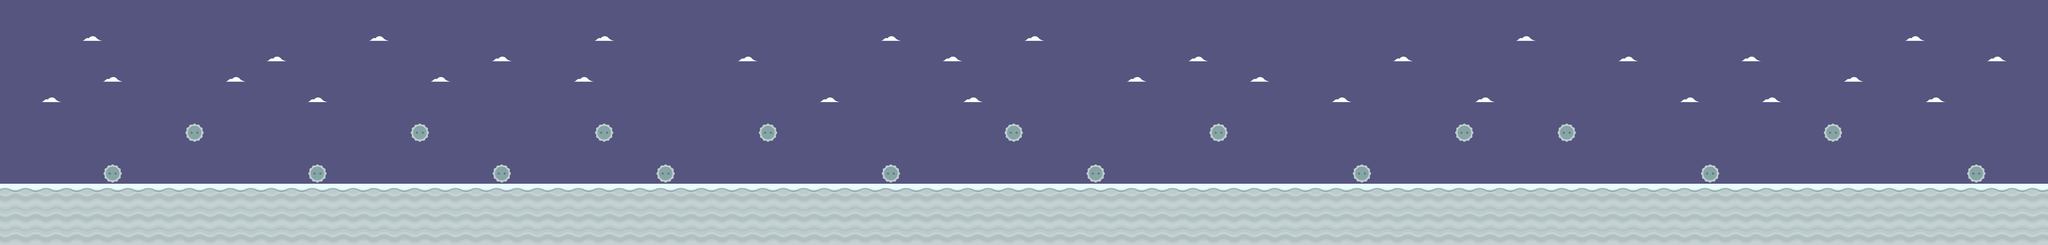

Rendered tile map (Tiled .tmx) drawn with the repository's tilesets; below, a short description and the map source with its tile grids summarised:
An orthogonal 100x12 tile map with 128x128 px tiles, 3 tile layers (Platform (Snow), Viruses (Saw), Background (Clouds)), 2 hidden layers not drawn.

<map version="1.5" tiledversion="1.7.0" orientation="orthogonal" renderorder="right-down" width="100" height="12" tilewidth="128" tileheight="128" infinite="0" backgroundcolor="#55557f" nextlayerid="11" nextobjectid="1">
 <tileset firstgid="1" name="tileset" tilewidth="128" tileheight="128" tilecount="9" columns="0">
  <grid orientation="orthogonal" width="1" height="1" />
  <tile id="29">
   <image width="128" height="128" source="assets/images/grass.png" />
  </tile>
  <tile id="46">
   <image width="128" height="128" source="assets/images/grassMid.png" />
  </tile>
  <tile id="60">
   <image width="128" height="128" source="assets/images/planetCenter.png" />
  </tile>
  <tile id="101">
   <image width="128" height="128" source="assets/images/snow_pile.png" />
  </tile>
  <tile id="102">
   <image width="128" height="128" source="assets/images/snowCenter.png" />
  </tile>
  <tile id="117">
   <image width="128" height="128" source="assets/images/snowMid.png" />
  </tile>
  <tile id="178">
   <image width="128" height="128" source="assets/images/gemBlue.png" />
  </tile>
  <tile id="187">
   <image width="128" height="128" source="assets/images/saw.png" />
  </tile>
  <tile id="188">
   <image width="80" height="110" source="assets/images/player_jump.png" />
  </tile>
 </tileset>
 <layer id="6" name="Platform (Snow)" width="100" height="12">
  <data>[1200 cells, 300 non-empty, 2 distinct tile ids]</data>
 </layer>
 <layer id="7" name="Viruses (Saw)" width="100" height="12">
  <data>[1200 cells, 18 non-empty, 1 distinct tile ids]</data>
 </layer>
 <layer id="8" name="Don't Touch" width="100" height="12" visible="0">
  <data>[1200 cells, 0 non-empty, 0 distinct tile ids]</data>
 </layer>
 <layer id="9" name="Foreground" width="100" height="12" visible="0">
  <data>[1200 cells, 0 non-empty, 0 distinct tile ids]</data>
 </layer>
 <layer id="10" name="Background (Clouds)" width="100" height="12">
  <data>[1200 cells, 32 non-empty, 1 distinct tile ids]</data>
 </layer>
</map>
